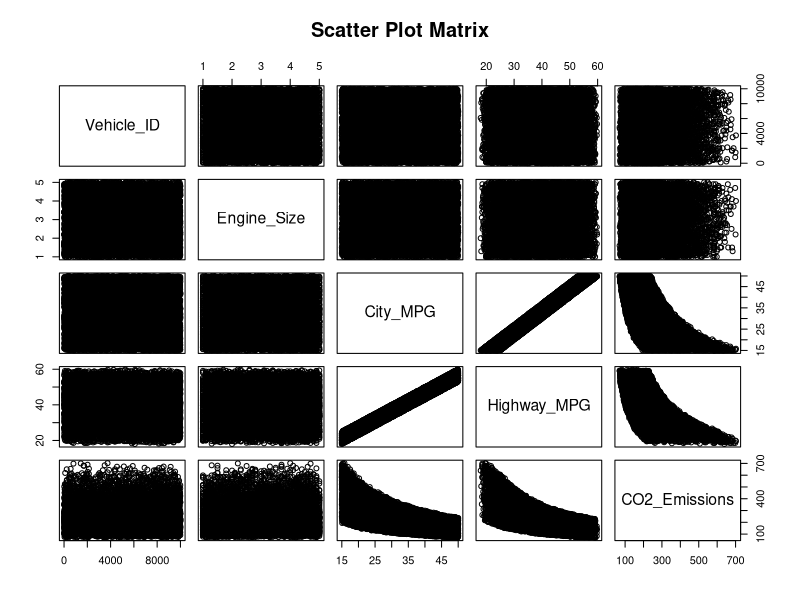
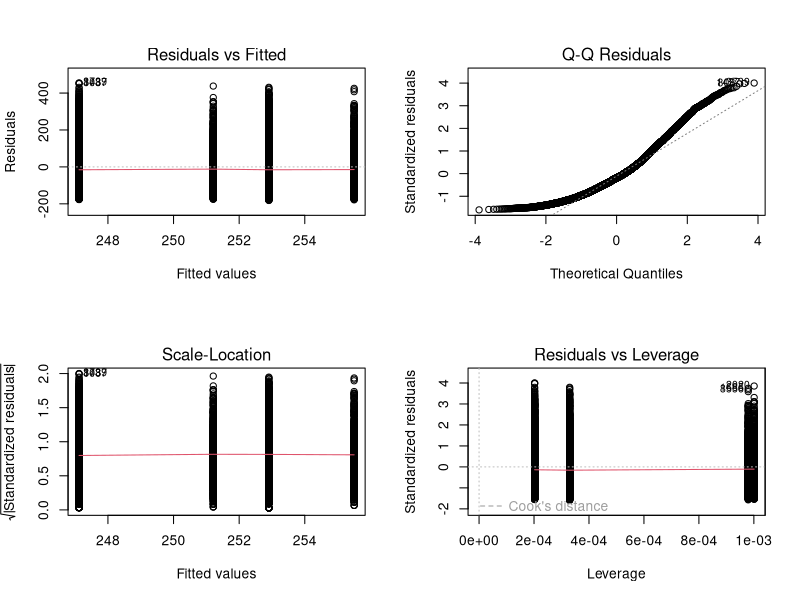
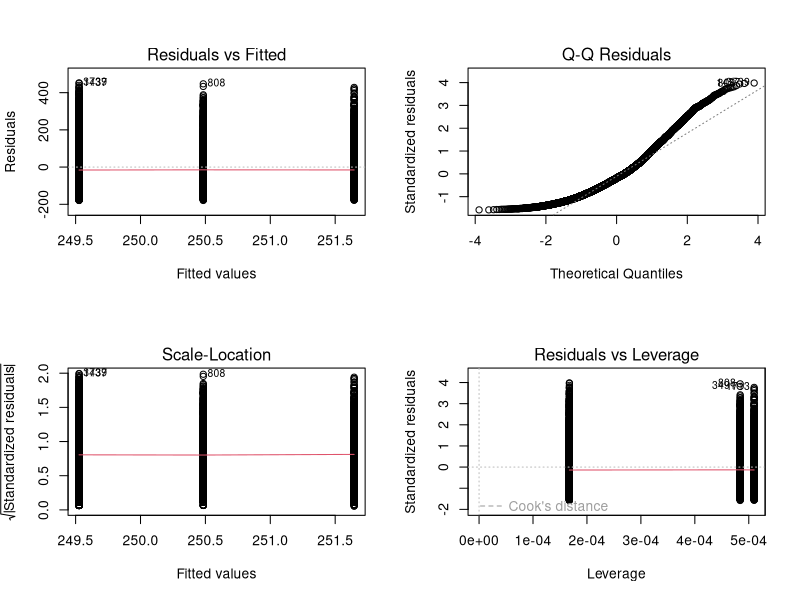
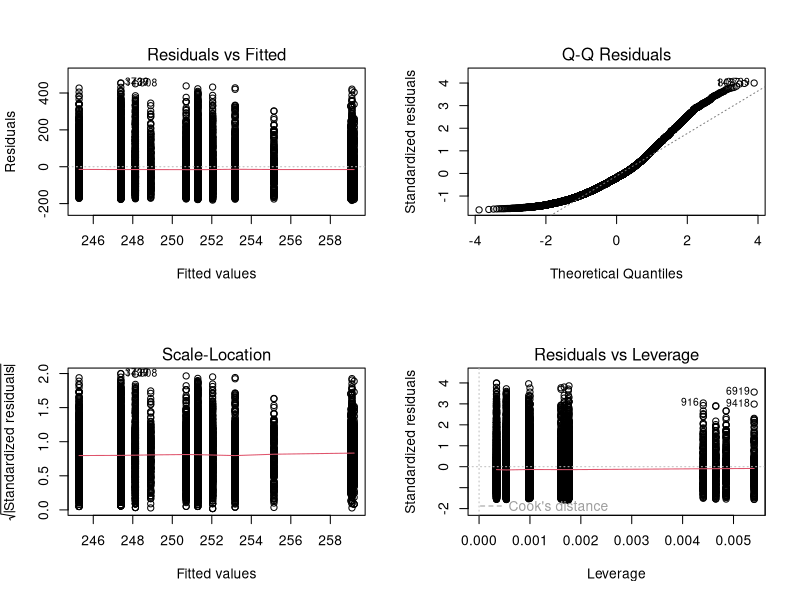
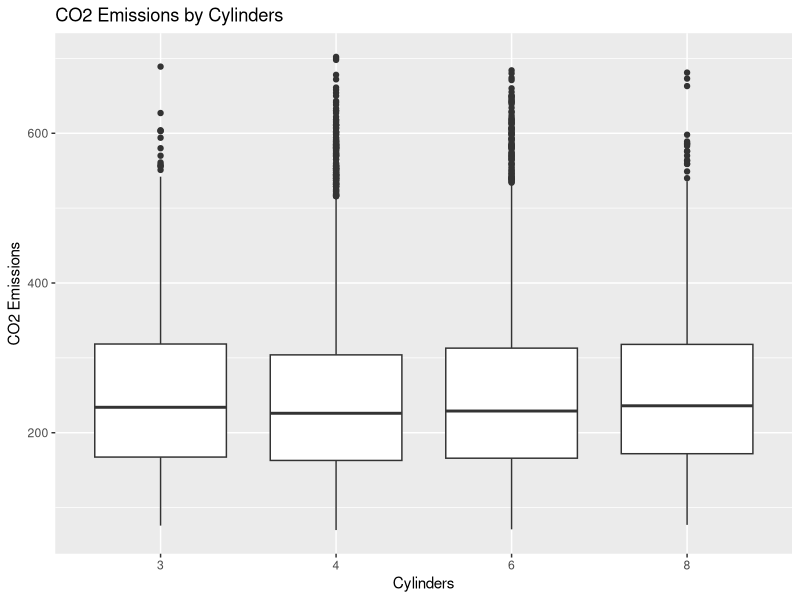
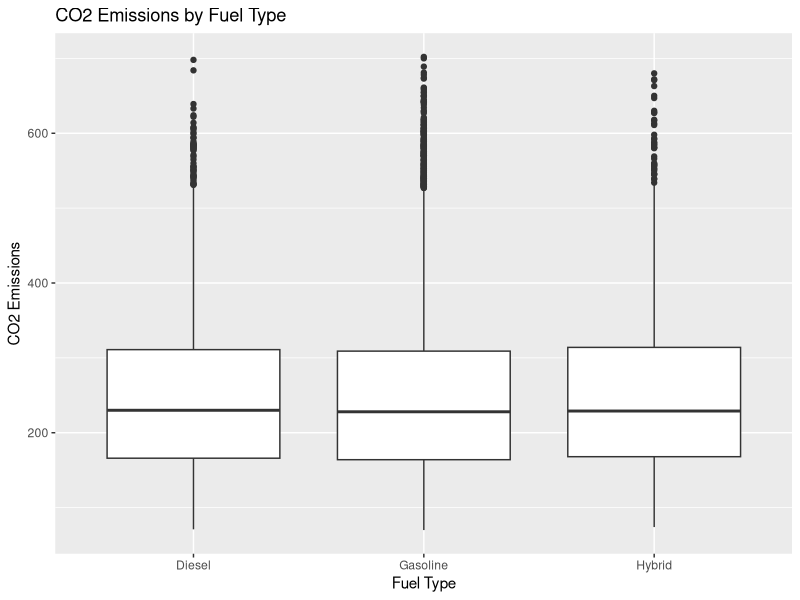
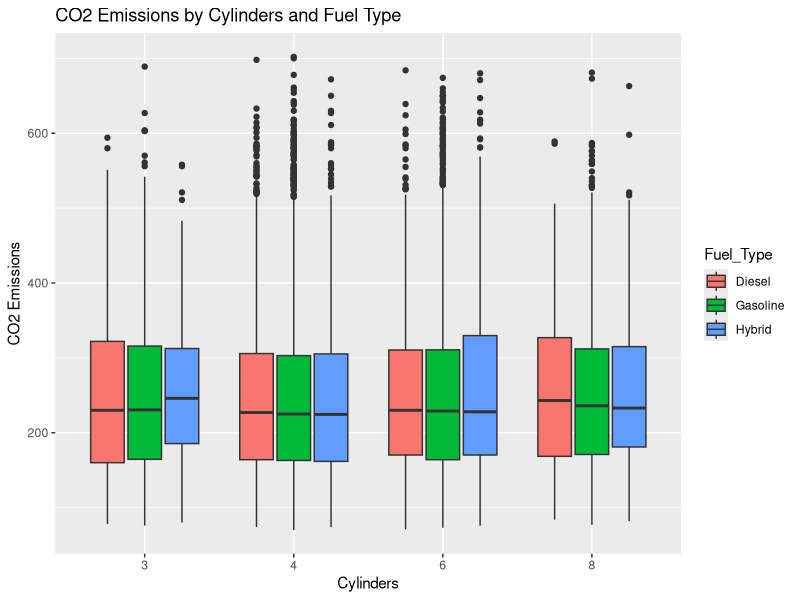

Write R code to recreate these figures, in order.
# Load dataset
vehicle_data <- read.csv("data/vehicle_data_large.csv", colClasses = c(
  Vehicle_ID = "integer",
  Engine_Size = "numeric",
  Cylinders = "factor",
  Fuel_Type = "factor",
  City_MPG = "numeric",
  Highway_MPG = "numeric",
  CO2_Emissions = "numeric"
))

# Display the structure of the dataset
str(vehicle_data)

# View the first few rows of the dataset
head(vehicle_data)

# View the dataset in a separate viewer window
View(vehicle_data)

# Measures of Frequency
cylinder_freq <- table(vehicle_data$Cylinders)
fuel_type_freq <- table(vehicle_data$Fuel_Type)

print("Frequency of Cylinders:")
print(cylinder_freq)

print("Frequency of Fuel Type:")
print(fuel_type_freq)

# Measures of Central Tendency
mean_engine_size <- mean(vehicle_data$Engine_Size)
median_engine_size <- median(vehicle_data$Engine_Size)

mean_city_mpg <- mean(vehicle_data$City_MPG)
median_city_mpg <- median(vehicle_data$City_MPG)

mean_highway_mpg <- mean(vehicle_data$Highway_MPG)
median_highway_mpg <- median(vehicle_data$Highway_MPG)

mean_co2_emissions <- mean(vehicle_data$CO2_Emissions)
median_co2_emissions <- median(vehicle_data$CO2_Emissions)

print(paste("Mean Engine Size:", mean_engine_size))
print(paste("Median Engine Size:", median_engine_size))

print(paste("Mean City MPG:", mean_city_mpg))
print(paste("Median City MPG:", median_city_mpg))

print(paste("Mean Highway MPG:", mean_highway_mpg))
print(paste("Median Highway MPG:", median_highway_mpg))

print(paste("Mean CO2 Emissions:", mean_co2_emissions))
print(paste("Median CO2 Emissions:", median_co2_emissions))

# Measures of Distribution
range_engine_size <- range(vehicle_data$Engine_Size)
var_engine_size <- var(vehicle_data$Engine_Size)
sd_engine_size <- sd(vehicle_data$Engine_Size)

range_city_mpg <- range(vehicle_data$City_MPG)
var_city_mpg <- var(vehicle_data$City_MPG)
sd_city_mpg <- sd(vehicle_data$City_MPG)

range_highway_mpg <- range(vehicle_data$Highway_MPG)
var_highway_mpg <- var(vehicle_data$Highway_MPG)
sd_highway_mpg <- sd(vehicle_data$Highway_MPG)

range_co2_emissions <- range(vehicle_data$CO2_Emissions)
var_co2_emissions <- var(vehicle_data$CO2_Emissions)
sd_co2_emissions <- sd(vehicle_data$CO2_Emissions)

print(paste("Range Engine Size:", range_engine_size))
print(paste("Variance Engine Size:", var_engine_size))
print(paste("Standard Deviation Engine Size:", sd_engine_size))

print(paste("Range City MPG:", range_city_mpg))
print(paste("Variance City MPG:", var_city_mpg))
print(paste("Standard Deviation City MPG:", sd_city_mpg))

print(paste("Range Highway MPG:", range_highway_mpg))
print(paste("Variance Highway MPG:", var_highway_mpg))
print(paste("Standard Deviation Highway MPG:", sd_highway_mpg))

print(paste("Range CO2 Emissions:", range_co2_emissions))
print(paste("Variance CO2 Emissions:", var_co2_emissions))
print(paste("Standard Deviation CO2 Emissions:", sd_co2_emissions))

# Measures of Relationship
correlation_matrix <- cor(vehicle_data[, sapply(vehicle_data, is.numeric)])

print("Correlation Matrix:")
print(correlation_matrix)

# Scatter plot matrix
pairs(vehicle_data[, sapply(vehicle_data, is.numeric)], main = "Scatter Plot Matrix")

# ANOVA for CO2 Emissions by Cylinders
anova_cylinders <- aov(CO2_Emissions ~ Cylinders, data = vehicle_data)
summary(anova_cylinders)

# ANOVA for CO2 Emissions by Fuel Type
anova_fuel_type <- aov(CO2_Emissions ~ Fuel_Type, data = vehicle_data)
summary(anova_fuel_type)

# Two-way ANOVA for CO2 Emissions by Cylinders and Fuel Type
anova_two_way <- aov(CO2_Emissions ~ Cylinders * Fuel_Type, data = vehicle_data)
summary(anova_two_way)

# Diagnostic plots for ANOVA models
par(mfrow = c(2, 2)) # Set up the plotting area for multiple plots
plot(anova_cylinders)
plot(anova_fuel_type)
plot(anova_two_way)
par(mfrow = c(1, 1)) # Reset plotting area

library(ggplot2)

# Boxplots to visualize the differences
ggplot(vehicle_data, aes(x = Cylinders, y = CO2_Emissions)) + 
  geom_boxplot() +
  labs(title = "CO2 Emissions by Cylinders", x = "Cylinders", y = "CO2 Emissions")

ggplot(vehicle_data, aes(x = Fuel_Type, y = CO2_Emissions)) + 
  geom_boxplot() +
  labs(title = "CO2 Emissions by Fuel Type", x = "Fuel Type", y = "CO2 Emissions")

ggplot(vehicle_data, aes(x = Cylinders, y = CO2_Emissions, fill = Fuel_Type)) + 
  geom_boxplot() +
  labs(title = "CO2 Emissions by Cylinders and Fuel Type", x = "Cylinders", y = "CO2 Emissions")
